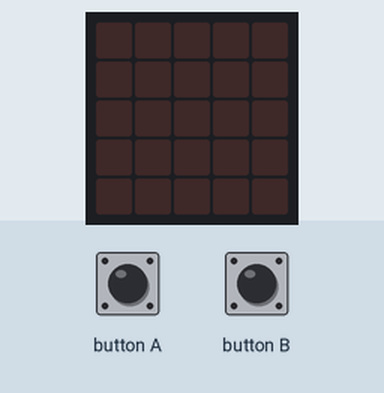
The program below on a simulated BBC micro:bit (MakeCode). On the bench: the board's 5×5 LED display. The test bench sets the inputs (shaded band). Random numbers come from a fixed seed.

Above: at 1.2 s.
1.3 s: button B pressed for 0.15 s
At 2.6 s:
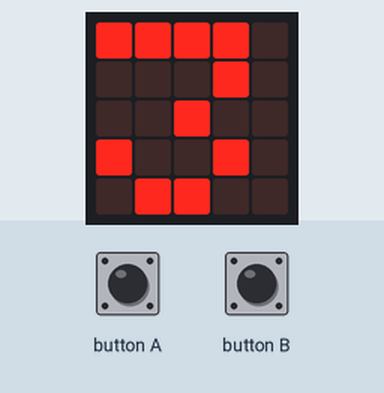
2.9 s: button A pressed for 0.15 s
At 4.6 s:
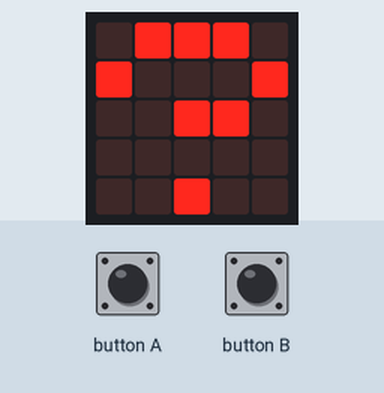
Timing chart, 0 to 6.1 s (numbered marks = the images above; inputs shaded):
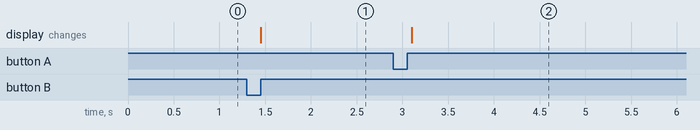

Measured:
- after the input at 1.3 s, the display: changes after 0.15 s (image 1)
- after the input at 2.9 s, the display: changes after 0.20 s (image 2)

The program:

main.ts
```typescript
input.onButtonPressed(Button.A, function () {
    play = 0
})
input.onButtonPressed(Button.B, function () {
    for (let індекс = 0; індекс <= 4; індекс++) {
        basic.showNumber(array[індекс])
        play = 1
        timer = 0
        while (play == 1) {
            basic.pause(100)
            timer += 100
        }
        list.insertAt(індекс, timer)
    }
    basic.showString("" + (timer / 1000))
})
let timer = 0
let play = 0
let array: number[] = []
let list: number[] = []
let min = 3
let max = 8
list = []
array = []
for (let індекс = 0; індекс <= 4; індекс++) {
    let i = 0
    array[i] = randint(min, max)
}
```

test.ts
```typescript
// тут проходять випробування; ця компіляція не відбуватиметься, коли цей пакет використовуватиметься як розширення.
```
